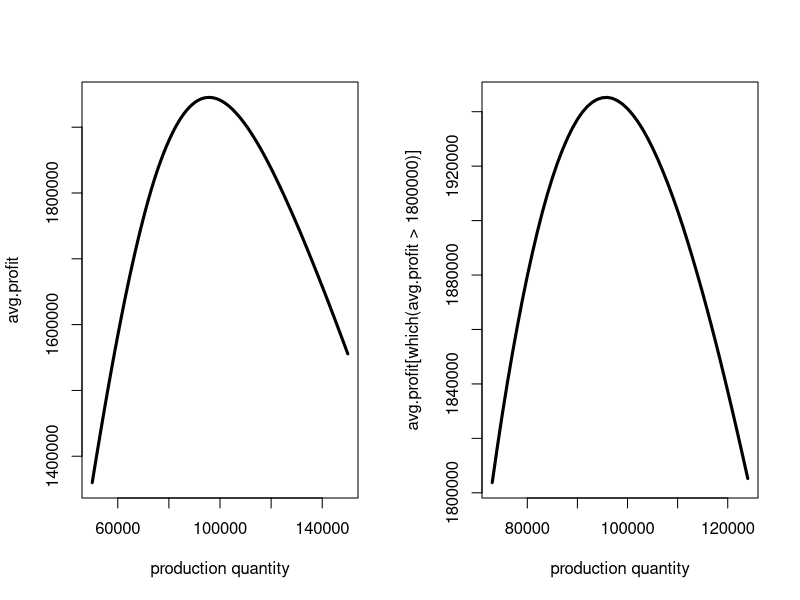
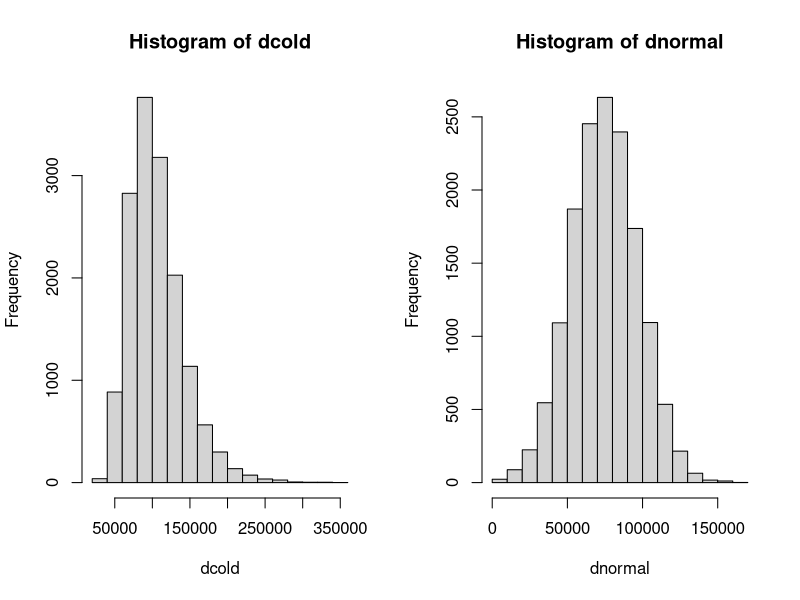
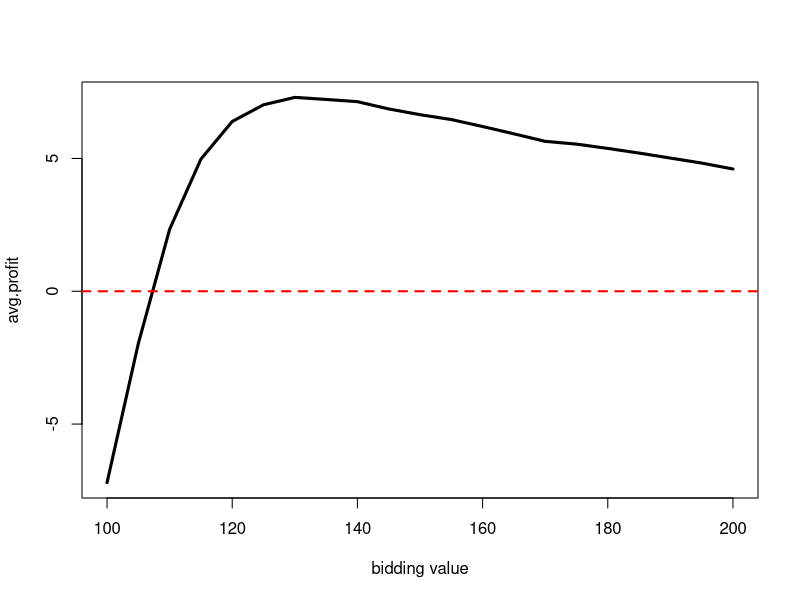
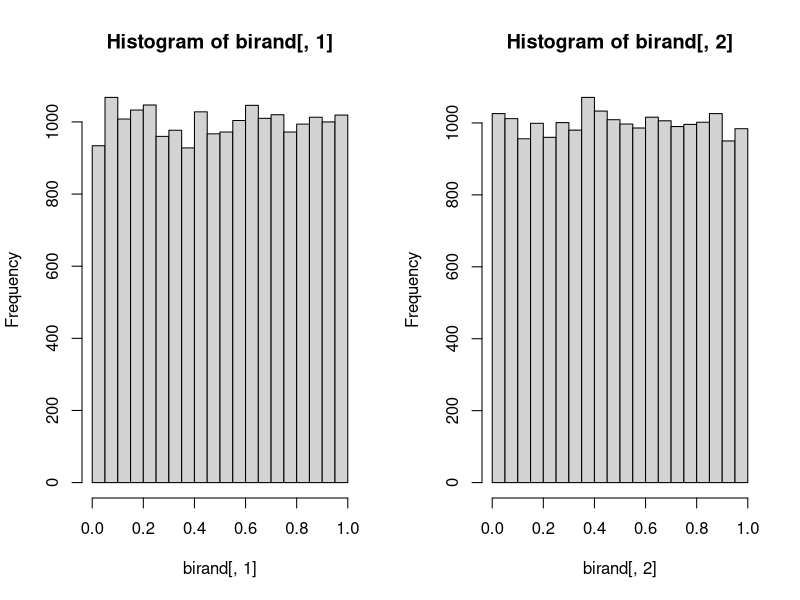
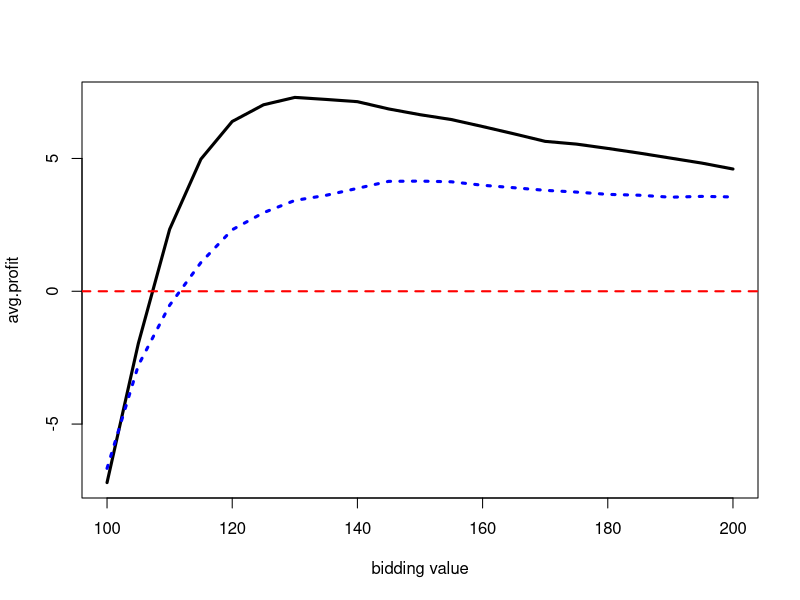

Write R code to recreate these figures, in order.

#Below is a function that simulates random samples from 
#the Myerson distribution in section 4.4 of Roger Myerson's 2005 book
#This is a generalized version of normal & lognormal distribution
rMyerson <- function(n,q1,q2,q3,lower=-Inf, upper=Inf,tl=0.5){
  #n: the number of random samples
  #q1: xx percentile, xx<50 & usually xx=25
  #q2: 50 percentile
  #q3: xx percentile, xx>50 & usually xx=75
  #lower: minimum possible value
  #upper: maximum possible value
  #tl: tail probability = P(X<q1)+P(X>q3)
  ######################################
  x=runif(n)
  x[which(x>0.999999)]=0.999999
  x[which(x<0.000001)]= 0.000001
  #Above avoids sampling values that are too extreme
  norml=qnorm(x)/qnorm(1-tl/2)
  br=(q3-q2)/(q2-q1)
  if(br==1){
    res=q2+(q3-q2)*norml
  } else {
    res=q2+(q3-q2)*(br^norml-1)/(br-1)
  }
  pmin(pmax(res, lower), upper)
}


##Case: Scotia Snowboards
#P(weather is cold)
p.cold=1/3
#Demand parameters
q1.normal=60000
q2.normal=75000
q3.normal=90000

q1.cold=80000
q2.cold=100000
q3.cold=125000

#Cost parameters
unitcost=20
unitprice=48
salvage=8


#x as the order quantity. Try different ordering decisions
x.val=seq(50000,150000,1000)

#Number of simulation runs
S=15000

#Simulate random demand
#1: cold; 0:weather
#模擬各個需求的可能
sim.weather=sample(c(1,0),S,replace=TRUE,
                   prob=c(p.cold,1-p.cold))

sim.demand=rep(0,S)
for(s in 1:S){
  #1: cold; 0:weather
  if(sim.weather[s]==1){
    sim.demand[s]=rMyerson(1,q1.cold,q2.cold,q3.cold,
                           lower=0)
  }else{
    sim.demand[s]=rMyerson(1,q1.normal,q2.normal,q3.normal,
                           lower=0)
  }
  sim.demand[s]=round(sim.demand[s],0)
}
sim.demand

#算利潤
profit=function(x=80000,d){
  #d: demand realizations
  profit.val=c()
  for(i in 1:length(d)){
    profit.val[i]=(unitprice-unitcost)*min(x, d[i])+
      (salvage-unitcost)*max(x-d[i], 0)
  }
  profit.val
}


sim.profit=matrix(0,nrow=S,ncol=length(x.val))
avg.profit=c()
sd.profit=c()

start.time <- Sys.time()

for(i in 1:length(x.val)){
  sim.profit[,i]=profit(x.val[i],d=sim.demand)
  avg.profit[i]=mean(sim.profit[,i])
  sd.profit[i]=sd(sim.profit[,i])
  cat("production quantity:", x.val[i], "\n")
}

end.time <- Sys.time()
time.taken <- end.time - start.time
time.taken

x11(width=12,height=5)
par(mfrow=c(1,2))
plot(x.val,avg.profit,type='l',xlab="production quantity",lwd=3)
plot(x.val[which(avg.profit>1800000)],
     avg.profit[which(avg.profit>1800000)],
     type='l',xlab="production quantity",lwd=3)


x.val[which.max(avg.profit)]
max(avg.profit)



##Assess the value of perfect information
cu=unitprice-unitcost
co=unitcost-salvage
cu
co
#Calculate the critical fractile
frac=cu/(cu+co)
frac

#Compute Q* for cold weather
#冬天可能的需求
dcold=rMyerson(S,q1.cold,q2.cold,q3.cold,lower=0)
hist(dcold)
x.cold=quantile(dcold,frac,names=FALSE)
x.cold=round(x.cold,0)
x.cold


#Compute Q* for normal weather
dnormal=rMyerson(S,q1.normal,q2.normal,q3.normal,lower=0)
hist(dnormal)
x.normal=quantile(dnormal,frac,names=FALSE)
x.normal=round(x.normal,0)
x.normal

profit.x.cold=profit(x.cold,dcold)
profit.x.normal=profit(x.normal,dnormal)
mean(profit.x.cold)
mean(profit.x.normal)

frac
#知道是否偏冷
profit.perfectinfo=c()

for(s in 1:S){
  #1: cold; 0:weather
  if(sim.weather[s]==1){
    x=x.cold
  }else{
    x=x.normal
  }
  demand=sim.demand[s]
  profit.perfectinfo[s]=
    (unitprice-unitcost)*min(x, demand)+
    (salvage-unitcost)*max(x-demand, 0)
}

mean(profit.perfectinfo)

max(avg.profit)

mean(profit.perfectinfo)-max(avg.profit)



##A Simple Biding Problem
#cost parameters
cost.q1=86
cost.q2=100
cost.q3=120

#parameters of opponents' bids
oppbid.q1=120
oppbid.q2=140
oppbid.q3=180

#Number of simulation runs
S=20000

opponents=sample(c(1,2,3,4,5),S,prob=c(0.2,0.3,0.3,0.1,0.1),
                 replace=TRUE)
oppbids=list()
for(s in 1:S){
  oppbids.s=rMyerson(opponents[s],oppbid.q1,oppbid.q2,oppbid.q3,
                     lower=0)
  oppbids[[s]]=round(oppbids.s,0)
}
sim.cost=rMyerson(S,cost.q1,cost.q2,cost.q3,lower=0)


#b: the bidding value 我出的價格
bidding=function(b,oppb,c){
  win=all(oppb>b)
  profit=win*(b-c)
  c(win,profit)
}

#Try different bidding values
b.val=seq(100,200,5)

sim.win=matrix(0,nrow=S,ncol=length(b.val))
sim.profit=matrix(0,nrow=S,ncol=length(b.val))
avg.profit=c()
sd.profit=c()
wins=c()

start.time <- Sys.time()

for(i in 1:length(b.val)){
  for(s in 1:S){
    temp=bidding(b=b.val[i],opp=oppbids[[s]],c=sim.cost[s])
    sim.win[s,i]=temp[1]
    sim.profit[s,i]=temp[2]
  }
  wins[i]=sum(sim.win[,i])
  avg.profit[i]=mean(sim.profit[,i])
  sd.profit[i]=sd(sim.profit[,i])
  #
  cat("bidding value:", b.val[i], "\n")
}

end.time <- Sys.time()
time.taken <- end.time - start.time
time.taken

x11(width=8,height=5)
plot(b.val,avg.profit,type='l',xlab="bidding value",lwd=3)
abline(h=0,lty=2,col='red',lwd=2)

b.val[which.max(avg.profit)]
max(avg.profit)

wins[which.max(avg.profit)]/S



##The Winners' Curse
#Capture stochastic dependencies between C and A 
#corrleation coefficient
#corr假設0.4
corr.opp.cost=0.4

#Below simulates bivariate standard normal variates
#both have standard deviation of 1
cov.opp.cost=corr.opp.cost*1*1
#variance-covariance matrix
covmat.opp.cost=matrix(c(1,cov.opp.cost,
                         cov.opp.cost,1),nrow=2)
covmat.opp.cost
library(MASS)
binorm=mvrnorm(S,c(0,0),covmat.opp.cost)
#check the correlation of simulated values
cor(binorm[,1],binorm[,2])

#Transform the simulated standard normal variates
#into uniform (0, 1) variates
birand1=pnorm(binorm[,1])
birand2=pnorm(binorm[,2])
birand=cbind(birand1,birand2)
#check correlation between two uniform(0, 1) variates
cor(birand[,1],birand[,2])

apply(birand,2,summary)
x11(width=12, height=5)
par(mfrow=c(1,2))
hist(birand[,1])
hist(birand[,2])

##Pre-draw indepedent oppbids & costs
sim.oppbids.ind=rep(0,S)
sim.cost.ind=rMyerson(S,cost.q1,cost.q2,cost.q3,lower=0)
for(s in 1:S){
  oppbids=rMyerson(opponents[s],oppbid.q1,oppbid.q2,oppbid.q3,lower=0)
  sim.oppbids.ind[s]=round(min(oppbids),0)
}

start.time <- Sys.time()

##Pre-draw correlated oppbids & costs
#有相關性的 藍線
sim.oppbids.corr=rep(0,S)
sim.cost.corr=rep(0,S)
for(s in 1:S){
  sim.oppbids.corr[s]=round(quantile(sim.oppbids.ind,birand[s,1]),0)
  sim.cost.corr[s]=quantile(sim.cost.ind,birand[s,2])
}

cor(sim.oppbids.corr,sim.cost.corr)

end.time <- Sys.time()
time.taken <- end.time - start.time
time.taken

sim.win.corr=matrix(0,nrow=S,ncol=length(b.val))
sim.profit.corr=matrix(0,nrow=S,ncol=length(b.val))
avg.profit.corr=rep(0,length(b.val))
sd.profit.corr=rep(0,length(b.val))
wins.corr=rep(0,length(b.val))


for(i in 1:length(b.val)){
  oppbids.i=sim.oppbids.corr
  if(any(b.val[i]<oppbids.i)){
    winnings=which(b.val[i]<oppbids.i)
    sim.win.corr[winnings,i]=1
    wins.corr[i]=sum(sim.win.corr[,i])
    #
    cost.i=sim.cost.corr
    sim.profit.corr[winnings,i]=b.val[i]-cost.i[winnings]
    avg.profit.corr[i]=mean(sim.profit.corr[,i])
    sd.profit.corr[i]=sd(sim.profit.corr[,i])
  }
  #
  cat("bidding value:", b.val[i], "\n")
}



y.max=max(c(avg.profit,avg.profit.corr))
y.min=min(c(avg.profit,avg.profit.corr))

x11(width=8,height=5)
plot(b.val,avg.profit,type='l',lwd=3,
     xlab="bidding value",
     ylim=c(y.min,y.max))
abline(h=0,lty=2,col='red',lwd=2)
lines(b.val,avg.profit.corr,lty=3,col='blue',lwd=3)

b.val[which.max(avg.profit.corr)]
max(avg.profit.corr)

wins.corr[which.max(avg.profit.corr)]/S

b.val[which.max(avg.profit)]
max(avg.profit)

wins[which.max(avg.profit)]/S
